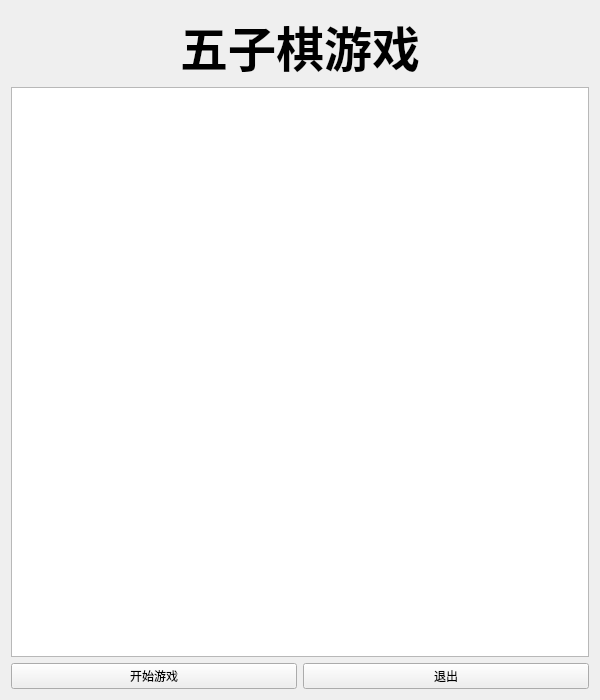
<?xml version="1.0" encoding="UTF-8"?>
<ui version="4.0">
 <class>PlayView</class>
 <widget class="QWidget" name="PlayView">
  <property name="geometry">
   <rect>
    <x>0</x>
    <y>0</y>
    <width>600</width>
    <height>700</height>
   </rect>
  </property>
  <property name="minimumSize">
   <size>
    <width>0</width>
    <height>0</height>
   </size>
  </property>
  <property name="windowTitle">
   <string>Form</string>
  </property>
  <layout class="QVBoxLayout" name="verticalLayout">
   <item>
    <widget class="QLabel" name="Title">
     <property name="text">
      <string>&lt;html&gt;&lt;head/&gt;&lt;body&gt;&lt;p align=&quot;center&quot;&gt;&lt;span style=&quot; font-size:36pt; font-weight:600;&quot;&gt;五子棋游戏&lt;/span&gt;&lt;/p&gt;&lt;/body&gt;&lt;/html&gt;</string>
     </property>
    </widget>
   </item>
   <item>
    <widget class="QGraphicsView" name="Chessboard">
     <property name="minimumSize">
      <size>
       <width>0</width>
       <height>0</height>
      </size>
     </property>
     <property name="alignment">
      <set>Qt::AlignCenter</set>
     </property>
    </widget>
   </item>
   <item>
    <layout class="QHBoxLayout" name="horizontalLayout">
     <item>
      <widget class="QPushButton" name="pushButton_Start">
       <property name="text">
        <string>开始游戏</string>
       </property>
      </widget>
     </item>
     <item>
      <widget class="QPushButton" name="pushButton_Exit">
       <property name="text">
        <string>退出</string>
       </property>
      </widget>
     </item>
    </layout>
   </item>
  </layout>
 </widget>
 <resources/>
 <connections/>
</ui>
